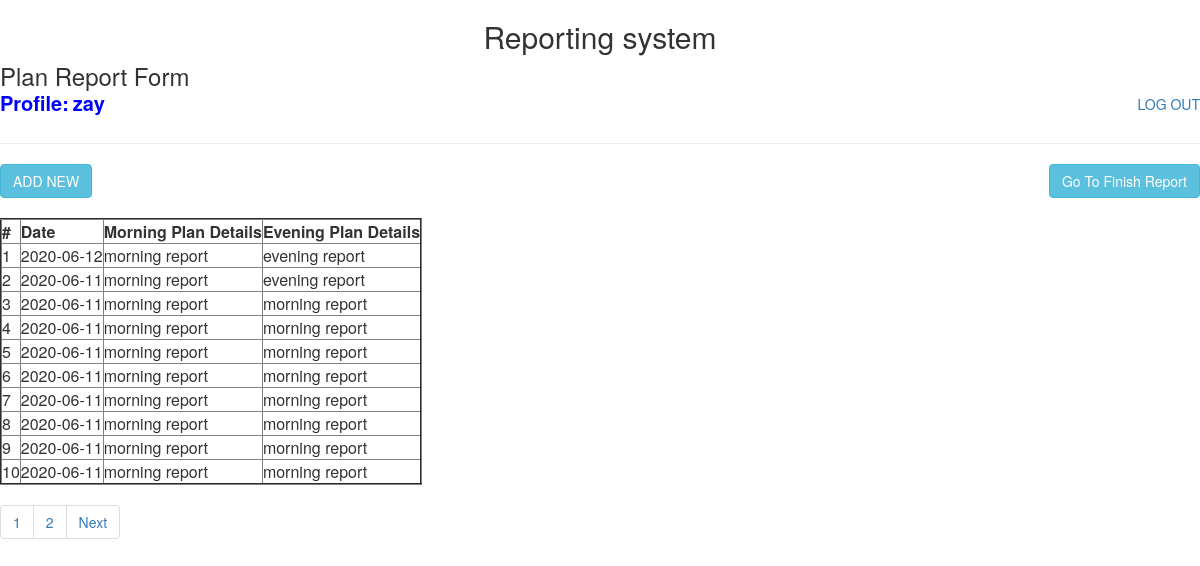
/index2.php (signed in), run on the app's committed database.
### tables this page shows
CREATE TABLE `plan_report` (
  `uid` int(11) NOT NULL,
  `user_id` int(11) NOT NULL,
  `ndate` date NOT NULL,
  `morning_plan` text NOT NULL,
  `evening_plan` text NOT NULL,
  `created_date` datetime NOT NULL,
  `updated_date` datetime NOT NULL
);

### index2.php (the view, shortened to what this page needs)
<?php
include("db_controller.php");
$id=$_SESSION['id'];
if (isset($_GET['page'])) {
  $page = $_GET['page'];
} else {
  $page = 1;
}
$num_results_on_page = 10;
$offset = ($page-1) * $num_results_on_page;
$total_pages_sql = "SELECT COUNT(*) FROM plan_report WHERE user_id=$id";
$result = mysqli_query($conn,$total_pages_sql);
$total_pages = mysqli_fetch_array($result)[0];
$sql = "SELECT * FROM plan_report WHERE user_id=$id LIMIT $offset, $num_results_on_page";
$rows=$offset+1;
$res_data = mysqli_query($conn,$sql);
?>
<html>
<head>
  <link rel="stylesheet" href="https://maxcdn.bootstrapcdn.com/bootstrap/3.4.1/css/bootstrap.min.css">
</head>
</head>
<body>
  <h2 align="center">Reporting system</h2>
  <div class="card">
    <div class="card-title">
      <h3 style="display: inline;">Plan Report Form</h3><br>
      <label for="uname" style="font-size: 20px; color: blue;"> Profile:</label>
      <label  for="username" style="font-size:20px; color: blue;"><?php echo $_SESSION['name']?></label>
      <a href="logout.php" class="new" style="text-align: center; float: right; margin-top: 5px;">LOG OUT</a>
      <hr>
      <div class="card-body">
        <div class="form-group">
          <div class="table-responsive" id="dynamic_content">
            <button type="button"  class="btn btn-info" data-toggle="modal" data-target="#myModal">ADD NEW</button>
          <button class="btn btn-info" style="float: right; color:"><a href="finishreport.php" class="new" style="display: inline; text-align: center;color: white; text-decoration: none;">Go To Finish Report</a></button><br>
      </div>
      <table cellpadding="10" cellspacing="1" border="2"  style="margin-top:20px;">
        <thead>
          <tr>
            <th><strong>#</strong></th>
            <th><strong>Date</strong></th>
            <th><strong>Morning Plan Details</strong></th>
            <th><strong>Evening Plan Details</strong></th>
          </tr>
        </thead>
        <tbody>
        <?php while($row = mysqli_fetch_array($res_data)):?>
          <tr>
            <td><?php echo $rows++;?></td>
            <td><?php echo $row['ndate'];?></td>
            <td><?php echo $row['morning_plan'];?></td>
            <td><?php echo $row['evening_plan'];?></td>
          </tr>
        <?php endwhile;?>
      </tbody>
    </table>
    <?php if (ceil($total_pages / $num_results_on_page) > 0): ?>
      <ul class="pagination">
      <li class="currentpage"><a href="index2.php?page=<?php echo $page ?>"><?php echo $page ?></a></li>
      <?php if ($page+1 < ceil($total_pages / $num_results_on_page)+1): ?><li class="page"><a href="index2.php?page=<?php echo $page+1 ?>"><?php echo $page+1 ?></a></li><?php endif; ?>
      <?php if ($page < ceil($total_pages / $num_results_on_page)): ?>
        <li class="next"><a href="index2.php?page=<?php echo $page+1 ?>">Next</a></li>
      <?php endif; ?>
    </ul>
  <?php endif; ?>
</div>
</div>
</div>
</div>
</body>
</html>

### data on the page
plan_report: ndate "2020-06-12", morning_plan "morning report", evening_plan "evening report"
plan_report: ndate "2020-06-11", morning_plan "morning report", evening_plan "evening report"
plan_report: ndate "2020-06-11", morning_plan "morning report", evening_plan "morning report"
plan_report: ndate "2020-06-11", morning_plan "morning report", evening_plan "morning report"
plan_report: ndate "2020-06-11", morning_plan "morning report", evening_plan "morning report"
plan_report: ndate "2020-06-11", morning_plan "morning report", evening_plan "morning report"
plan_report: ndate "2020-06-11", morning_plan "morning report", evening_plan "morning report"
plan_report: ndate "2020-06-11", morning_plan "morning report", evening_plan "morning report"
plan_report: ndate "2020-06-11", morning_plan "morning report", evening_plan "morning report"
plan_report: ndate "2020-06-11", morning_plan "morning report", evening_plan "morning report"

### other printed values
$_SESSION['name'] "zay"
$page "1"
$page+1 "2"
